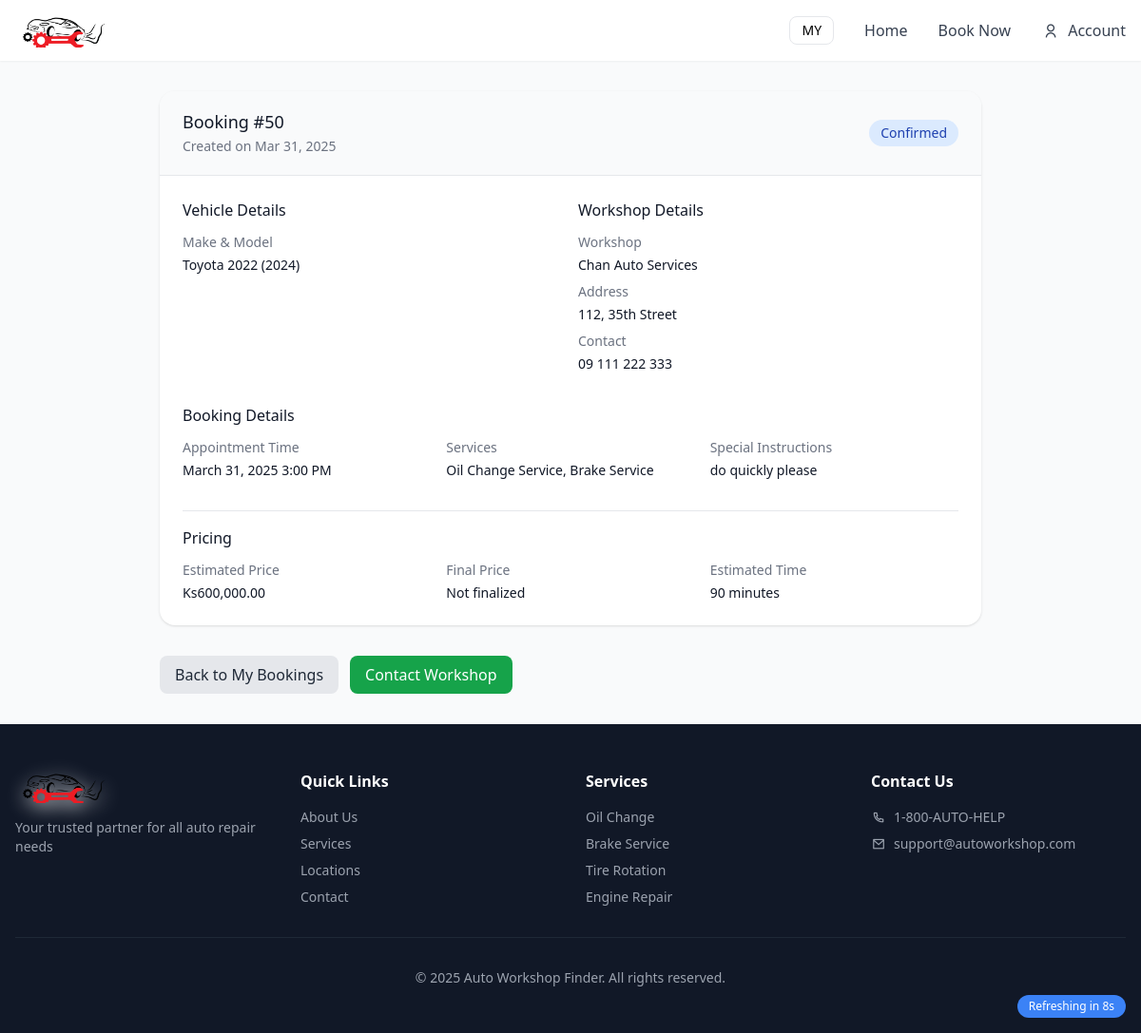
/public/booking_status_book.php?booking_id=50 (signed in), run on an earlier commit of the app's database.
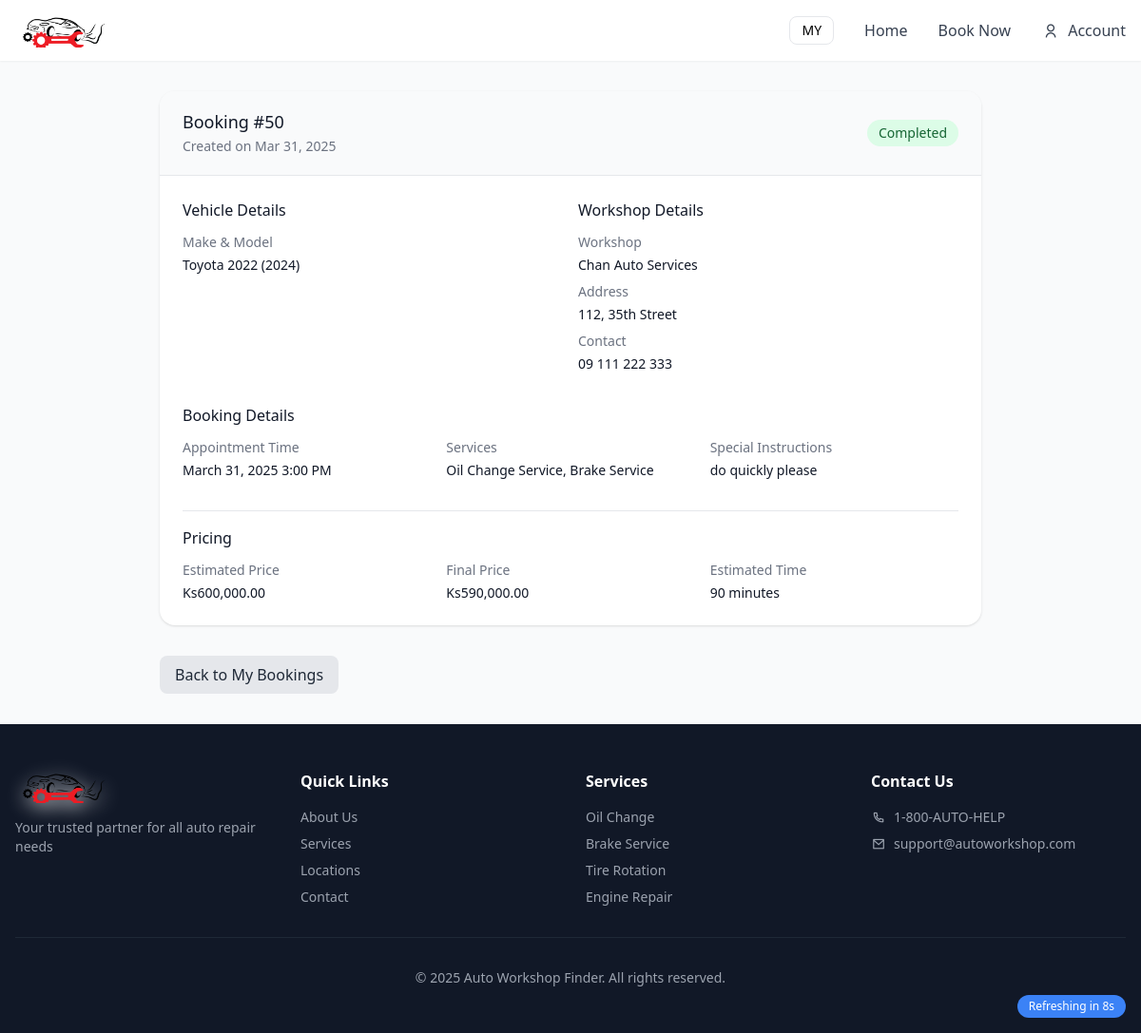
And on a later commit of the database.
### tables this page shows
CREATE TABLE `Booking` (
  `BookingID` int(11) NOT NULL,
  `CustomerID` int(11) DEFAULT NULL,
  `WorkshopID` int(11) DEFAULT NULL,
  `Description` text DEFAULT NULL,
  `BookingDateTime` datetime DEFAULT current_timestamp(),
  `Status` enum('Pending','Confirmed','Completed') NOT NULL DEFAULT 'Pending',
  `EstimatedWaitTime` int(11) DEFAULT NULL,
  `ConfirmationDateTime` datetime DEFAULT NULL,
  `CompletionDateTime` datetime DEFAULT NULL,
  `EstimatedPrice` decimal(10,2) DEFAULT NULL,
  `FinalPrice` decimal(10,2) DEFAULT NULL,
  `source` varchar(10) DEFAULT 'index'
);

CREATE TABLE `Workshop` (
  `WorkshopID` int(11) NOT NULL,
  `WorkshopName` varchar(100) NOT NULL,
  `Address` varchar(255) DEFAULT NULL,
  `TownshipID` int(11) DEFAULT NULL,
  `CreatedAt` datetime DEFAULT current_timestamp(),
  `UserID` int(11) NOT NULL
);

CREATE TABLE `Users` (
  `UserID` int(11) NOT NULL,
  `FullName` varchar(100) NOT NULL,
  `Email` varchar(100) NOT NULL,
  `Password` varchar(255) NOT NULL,
  `PhoneNumber` varchar(20) DEFAULT NULL,
  `UserType` enum('customer','workshop','admin') NOT NULL,
  `CreatedAt` datetime DEFAULT current_timestamp()
);

### public/booking_status_book.php (the view, shortened to what the changed rows need)
<?php
include '../config/db.php';
$bookingId = (int)$_GET['booking_id'];
$userId = (int)$_SESSION['user_id'];
$userType = $_SESSION['user_type'] ?? 'customer';
$error = null;
$booking = null;
try {
    $query = "
        SELECT b.*,
               v.Make, v.Model, v.Year,
               w.WorkshopName, w.Address AS WorkshopAddress,
               u.FullName AS CustomerName, u.PhoneNumber AS CustomerPhone,
               uw.PhoneNumber AS WorkshopPhone, uw.Email AS WorkshopEmail,
               GROUP_CONCAT(s.Name SEPARATOR ', ') AS Services,
               SUM(s.BasePrice) AS EstimatedPrice
        FROM Booking b
        JOIN Users u ON b.CustomerID = u.UserID
        JOIN Vehicle v ON u.UserID = v.UserID
        JOIN Workshop w ON b.WorkshopID = w.WorkshopID
        JOIN Users uw ON w.UserID = uw.UserID
        LEFT JOIN BookingServices bs ON b.BookingID = bs.BookingID
        LEFT JOIN Services s ON bs.ServiceID = s.ServiceID
        WHERE b.BookingID = ?
        AND (b.CustomerID = ? OR w.UserID = ?)
        GROUP BY b.BookingID
    ";
    $stmt = $pdo->prepare($query);
    $stmt->execute([$bookingId, $userId, $userId]);
    $booking = $stmt->fetch();
    $booking['EstimatedPrice'] = $booking['EstimatedPrice'] ? number_format($booking['EstimatedPrice'], 2) : 'N/A';
    $booking['FinalPrice'] = $booking['FinalPrice'] ? number_format($booking['FinalPrice'], 2) : 'N/A';
} catch (PDOException $e) {
    $error = "Database Error: " . $e->getMessage() . "<br>";
    $error .= "Query: " . str_replace(["\n", "\r", "\t"], ' ', $query) . "<br>";
    $error .= "Parameters: " . print_r([$bookingId, $userId, $userId], true);
    error_log("Full Error Details: " . $error);
} catch (Exception $e) {
    $error = $e->getMessage();
}
include '../includes/header.php';
?>
<div class="max-w-4xl mx-auto px-4 py-8">
    <?php if ($error): ?>
        <div class="bg-red-100 border border-red-400 text-red-700 px-4 py-3 rounded mb-4">
            <?= htmlspecialchars($error) ?>
            <p class="mt-2 text-sm">Need help? Contact our support team.</p>
        </div>
        <a href="index.php" class="inline-block mt-4 px-4 py-2 bg-blue-500 text-white rounded hover:bg-blue-600">
            Return Home
        </a>
    <?php elseif ($booking): ?>
        <div class="bg-white shadow overflow-hidden sm:rounded-lg mb-8">
            <div class="px-4 py-5 sm:px-6 border-b border-gray-200 bg-gray-50">
                <div class="flex flex-col sm:flex-row sm:justify-between sm:items-center">
                    <div>
                        <h3 class="text-lg leading-6 font-medium text-gray-900">
                            Booking #<?= $booking['BookingID'] ?>
                        </h3>
                        <p class="mt-1 max-w-2xl text-sm text-gray-500">
                            Created on <?= date('M j, Y', strtotime($booking['BookingDateTime'])) ?>
                        </p>
                    </div>
                    <span class="mt-2 sm:mt-0 px-3 py-1 rounded-full text-sm font-medium
                        <?= $booking['Status'] == 'Pending' ? 'bg-yellow-100 text-yellow-800' : '' ?>
                        <?= $booking['Status'] == 'Confirmed' ? 'bg-blue-100 text-blue-800' : '' ?>
                        <?= $booking['Status'] == 'Completed' ? 'bg-green-100 text-green-800' : '' ?>">
                        <?= $booking['Status'] ?>
                    </span>
                </div>
            </div>
            <div class="px-4 py-5 sm:p-6">
                <div class="grid grid-cols-1 gap-x-4 gap-y-8 sm:grid-cols-2">
                    <div class="sm:col-span-1">
                        <h4 class="text-md font-medium text-gray-900 mb-3">Vehicle Details</h4>
                        <div class="space-y-2">
                            <div>
                                <dt class="text-sm font-medium text-gray-500">Make & Model</dt>
                                <dd class="mt-1 text-sm text-gray-900">
                                    <?= htmlspecialchars($booking['Make']) ?> <?= htmlspecialchars($booking['Model']) ?> (<?= $booking['Year'] ?>)
                                </dd>
                            </div>
                        </div>
                    </div>
                    <div class="sm:col-span-1">
                        <h4 class="text-md font-medium text-gray-900 mb-3">Workshop Details</h4>
                        <div class="space-y-2">
                            <div>
                                <dt class="text-sm font-medium text-gray-500">Workshop</dt>
                                <dd class="mt-1 text-sm text-gray-900">
                                    <?= htmlspecialchars($booking['WorkshopName']) ?>
                                </dd>
                            </div>
                            <div>
                                <dt class="text-sm font-medium text-gray-500">Address</dt>
                                <dd class="mt-1 text-sm text-gray-900">
                                    <?= htmlspecialchars($booking['WorkshopAddress']) ?>
                                </dd>
                            </div>
                            <div>
                                <dt class="text-sm font-medium text-gray-500">Contact</dt>
                                <dd class="mt-1 text-sm text-gray-900">
                                    <?= htmlspecialchars($booking['WorkshopPhone']) ?>
                                </dd>
                            </div>
                        </div>
                    </div>
                    <div class="sm:col-span-2">
                        <h4 class="text-md font-medium text-gray-900 mb-3">Booking Details</h4>
                        <div class="grid grid-cols-1 sm:grid-cols-3 gap-4">
                            <div>
                                <dt class="text-sm font-medium text-gray-500">Appointment Time</dt>
                                <dd class="mt-1 text-sm text-gray-900">
                                    <?= date('F j, Y g:i A', strtotime($booking['BookingDateTime'])) ?>
                                </dd>
                            </div>
                            <div>
                                <dt class="text-sm font-medium text-gray-500">Services</dt>
                                <dd class="mt-1 text-sm text-gray-900">
                                    <?= htmlspecialchars($booking['Services']) ?>
                                </dd>
                            </div>
                            <div>
                                <dt class="text-sm font-medium text-gray-500">Special Instructions</dt>
                                <dd class="mt-1 text-sm text-gray-900">
                                    <?= !empty($booking['Description']) ? htmlspecialchars($booking['Description']) : 'None provided' ?>
                                </dd>
                            </div>
                        </div>
                    </div>
                    <div class="sm:col-span-2 border-t border-gray-200 pt-4">
                        <h4 class="text-md font-medium text-gray-900 mb-3">Pricing</h4>
                        <div class="grid grid-cols-1 sm:grid-cols-3 gap-4">
                            <div>
                                <dt class="text-sm font-medium text-gray-500">Estimated Price</dt>
                                <dd class="mt-1 text-sm text-gray-900">
                                    Ks<?= $booking['EstimatedPrice'] ?>
                                </dd>
                            </div>
                            <div>
                                <dt class="text-sm font-medium text-gray-500">Final Price</dt>
                                <dd class="mt-1 text-sm text-gray-900">
                                    <?= $booking['FinalPrice'] !== 'N/A' ? 'Ks' . $booking['FinalPrice'] : 'Not finalized' ?>
                                </dd>
                            </div>
                            <?php if ($booking['EstimatedWaitTime']): ?>
                                <div>
                                    <dt class="text-sm font-medium text-gray-500">Estimated Time</dt>
                                    <dd class="mt-1 text-sm text-gray-900">
                                        <?= $booking['EstimatedWaitTime'] ?> minutes
                                    </dd>
                                </div>
                            <?php endif; ?>
                        </div>
                    </div>
                </div>
            </div>
        </div>
        <div class="flex flex-wrap gap-3">
            <a href="<?= $userType === 'customer' ? 'account.php' : 'index.php' ?>"
               class="px-4 py-2 bg-gray-200 text-gray-800 rounded hover:bg-gray-300">
                Back to <?= $userType === 'customer' ? 'My Bookings' : 'Dashboard' ?>
            </a>
            <?php if ($booking['Status'] === 'Confirmed'): ?>
            <button onclick="openContactModal(<?= $booking['BookingID'] ?>, <?= $booking['WorkshopID'] ?>)"
                    class="px-4 py-2 bg-green-600 text-white rounded hover:bg-green-700">
                Contact Workshop
            </button>
            <?php endif; ?>
        </div>
    <?php endif; ?>
</div>
<?php include '../includes/footer.php'; ?>

What changed in the data, as far as the page shows it:
changed booking "do quickly please": Status "Confirmed" → "Completed"
Also different on the page:
$booking['FinalPrice']: (not shown) → "590,000.00"
text no longer shown: "Not finalized Contact Workshop"
text now shown: "Ks"
